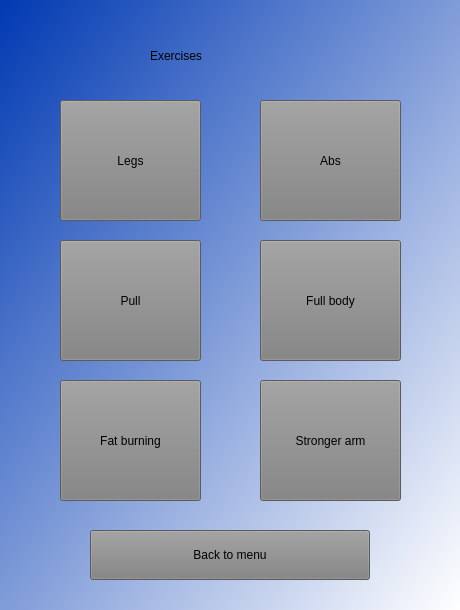
<?xml version="1.0" encoding="UTF-8"?>
<ui version="4.0">
 <class>Exercises</class>
 <widget class="QWidget" name="Exercises">
  <property name="geometry">
   <rect>
    <x>0</x>
    <y>0</y>
    <width>460</width>
    <height>610</height>
   </rect>
  </property>
  <property name="minimumSize">
   <size>
    <width>460</width>
    <height>610</height>
   </size>
  </property>
  <property name="maximumSize">
   <size>
    <width>460</width>
    <height>610</height>
   </size>
  </property>
  <property name="windowTitle">
   <string>Form</string>
  </property>
  <property name="styleSheet">
   <string notr="true">background-color: qlineargradient(spread:pad, x1:0, y1:0, x2:1, y2:1, stop:0 rgba(169, 0, 137, 255), stop:1 rgba(255, 255, 255, 255));
</string>
  </property>
  <widget class="QStackedWidget" name="stackedWidget">
   <property name="geometry">
    <rect>
     <x>0</x>
     <y>0</y>
     <width>460</width>
     <height>610</height>
    </rect>
   </property>
   <property name="maximumSize">
    <size>
     <width>460</width>
     <height>610</height>
    </size>
   </property>
   <property name="styleSheet">
    <string notr="true">background-color: qlineargradient(spread:pad, x1:0, y1:0, x2:1, y2:1, stop:0 rgba(0, 57, 178, 255), stop:1 rgba(255, 255, 255, 255));</string>
   </property>
   <property name="currentIndex">
    <number>0</number>
   </property>
   <widget class="QWidget" name="page">
    <property name="maximumSize">
     <size>
      <width>460</width>
      <height>610</height>
     </size>
    </property>
    <widget class="QPushButton" name="pushButton">
     <property name="geometry">
      <rect>
       <x>60</x>
       <y>100</y>
       <width>141</width>
       <height>121</height>
      </rect>
     </property>
     <property name="styleSheet">
      <string notr="true">background-color:grey;
font:italic 16pt &quot;Noto Serif Light&quot;;</string>
     </property>
     <property name="text">
      <string>Legs</string>
     </property>
    </widget>
    <widget class="QLabel" name="label">
     <property name="geometry">
      <rect>
       <x>150</x>
       <y>30</y>
       <width>181</width>
       <height>51</height>
      </rect>
     </property>
     <property name="styleSheet">
      <string notr="true">color:black;
font: 30pt &quot;MS Shell Dlg2&quot;;
background-color:transparent;</string>
     </property>
     <property name="text">
      <string>Exercises</string>
     </property>
    </widget>
    <widget class="QPushButton" name="pushButton_back_to_menu">
     <property name="geometry">
      <rect>
       <x>90</x>
       <y>530</y>
       <width>280</width>
       <height>50</height>
      </rect>
     </property>
     <property name="minimumSize">
      <size>
       <width>280</width>
       <height>50</height>
      </size>
     </property>
     <property name="maximumSize">
      <size>
       <width>280</width>
       <height>50</height>
      </size>
     </property>
     <property name="styleSheet">
      <string notr="true">background-color:grey;
font:italic 16pt &quot;Noto Serif Light&quot;;</string>
     </property>
     <property name="text">
      <string>Back to menu</string>
     </property>
    </widget>
    <widget class="QPushButton" name="pushButton_2">
     <property name="geometry">
      <rect>
       <x>260</x>
       <y>100</y>
       <width>141</width>
       <height>121</height>
      </rect>
     </property>
     <property name="styleSheet">
      <string notr="true">background-color:grey;
font:italic 16pt &quot;Noto Serif Light&quot;;</string>
     </property>
     <property name="text">
      <string>Abs</string>
     </property>
    </widget>
    <widget class="QPushButton" name="pushButton_3">
     <property name="geometry">
      <rect>
       <x>60</x>
       <y>240</y>
       <width>141</width>
       <height>121</height>
      </rect>
     </property>
     <property name="styleSheet">
      <string notr="true">background-color:grey;
font:italic 16pt &quot;Noto Serif Light&quot;;</string>
     </property>
     <property name="text">
      <string>Pull</string>
     </property>
    </widget>
    <widget class="QPushButton" name="pushButton_4">
     <property name="geometry">
      <rect>
       <x>260</x>
       <y>240</y>
       <width>141</width>
       <height>121</height>
      </rect>
     </property>
     <property name="styleSheet">
      <string notr="true">background-color:grey;
font:italic 16pt &quot;Noto Serif Light&quot;;</string>
     </property>
     <property name="text">
      <string>Full body</string>
     </property>
    </widget>
    <widget class="QPushButton" name="pushButton_5">
     <property name="geometry">
      <rect>
       <x>60</x>
       <y>380</y>
       <width>141</width>
       <height>121</height>
      </rect>
     </property>
     <property name="styleSheet">
      <string notr="true">background-color:grey;
font:italic 16pt &quot;Noto Serif Light&quot;;</string>
     </property>
     <property name="text">
      <string>Fat burning</string>
     </property>
    </widget>
    <widget class="QPushButton" name="pushButton_6">
     <property name="geometry">
      <rect>
       <x>260</x>
       <y>380</y>
       <width>141</width>
       <height>121</height>
      </rect>
     </property>
     <property name="styleSheet">
      <string notr="true">background-color:grey;
font:italic 16pt &quot;Noto Serif Light&quot;;</string>
     </property>
     <property name="text">
      <string>Stronger arm</string>
     </property>
    </widget>
   </widget>
   <widget class="QWidget" name="page_2">
    <property name="maximumSize">
     <size>
      <width>460</width>
      <height>610</height>
     </size>
    </property>
    <widget class="QLabel" name="label_2">
     <property name="geometry">
      <rect>
       <x>20</x>
       <y>10</y>
       <width>421</width>
       <height>531</height>
      </rect>
     </property>
     <property name="maximumSize">
      <size>
       <width>460</width>
       <height>610</height>
      </size>
     </property>
     <property name="text">
      <string/>
     </property>
    </widget>
    <widget class="QPushButton" name="pushButton_back_to_menu_2">
     <property name="geometry">
      <rect>
       <x>90</x>
       <y>550</y>
       <width>280</width>
       <height>50</height>
      </rect>
     </property>
     <property name="minimumSize">
      <size>
       <width>280</width>
       <height>50</height>
      </size>
     </property>
     <property name="maximumSize">
      <size>
       <width>280</width>
       <height>50</height>
      </size>
     </property>
     <property name="styleSheet">
      <string notr="true">background-color:grey;
font:italic 16pt &quot;Noto Serif Light&quot;;</string>
     </property>
     <property name="text">
      <string>Back to menu</string>
     </property>
    </widget>
   </widget>
  </widget>
 </widget>
 <resources/>
 <connections/>
</ui>
